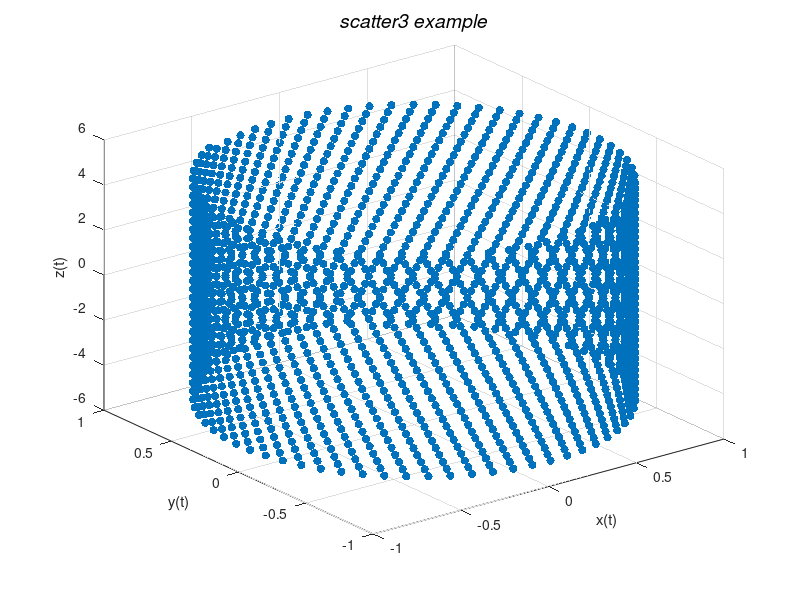

Recreate this plot in MATLAB.
t=-5:.005:5;
x=sin(20*t);
y=cos(20*t);
z=t;
scatter3(x,y,z,'filled')
xlabel('x(t)');
ylabel('y(t)');
zlabel('z(t)');
title('\it{scatter3 example}','FontSize',14)